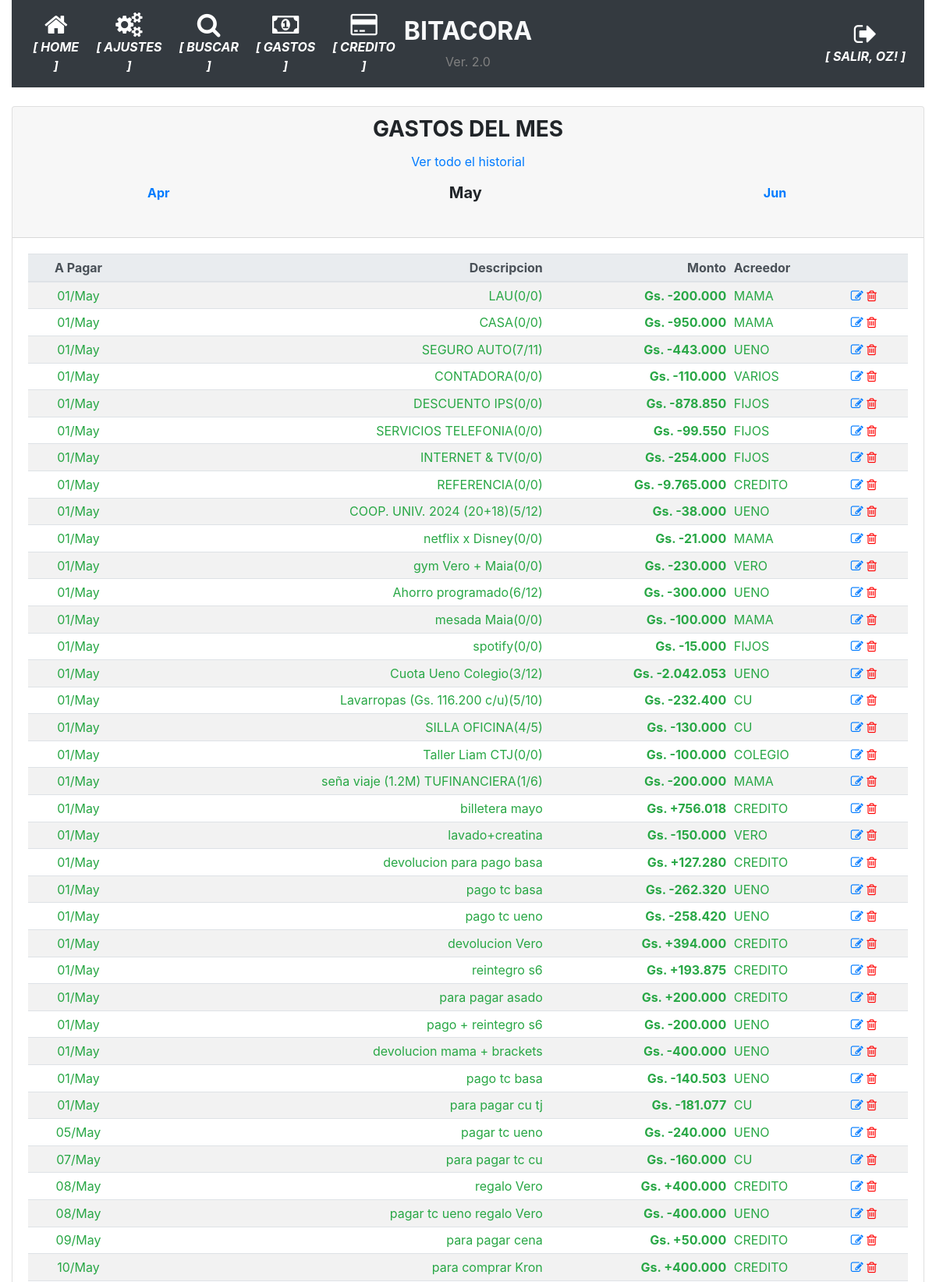
The app's page /historico_gastos_detalle/ (signed in, upper part) with its own data.
### app/models.py (models this page shows, shortened)
class User(UserMixin, db.Model):
    id = db.Column(db.Integer, primary_key=True)
    username = db.Column(db.String(64), index=True, unique=True)
    email = db.Column(db.String(120), index=True, unique=True)
    password_hash = db.Column(db.String(128))
    perfil = db.Column(db.String(128))

class GastosFijos(db.Model):
    __tablename__='gastos_fijos'
    id = db.Column(db.Integer, primary_key=True)
    date = db.Column(db.Date, nullable=False)
    fecha_pagar = db.Column(db.Date, nullable=False)
    descripcion = db.Column(db.String(100), nullable=False)
    monto = db.Column(db.Integer)
    operacion = db.Column(db.Boolean, server_default=u'False')
    pagado = db.Column(db.Boolean, server_default=u'False')
    id_agrupador_gastos = db.Column(db.Integer, db.ForeignKey('agrupador_gastos.id'), nullable=True)
    agrupador_gastos = db.relationship('AgrupadorGastos',backref='agrupador_gastos', foreign_keys=[id_agrupador_gastos])

class AgrupadorGastos(db.Model):
    __tablename__='agrupador_gastos'
    id = db.Column(db.Integer, primary_key=True)
    agrupador = db.Column(db.String(100), nullable=False)

### app/routes.py (the view)
@app.route('/historico_gastos_detalle/', defaults={'periodo':datetime.now().strftime('%Y-%m')}, methods=['GET', 'POST'])
@app.route('/historico_gastos_detalle/<string:periodo>', methods=['GET', 'POST'])
@login_required
def historico_gastos_detalle(periodo):
    date_obj = datetime.strptime(periodo, '%Y-%m')
    fechas={'mes_anterior':date_obj-relativedelta(months=1), 'mes_actual':date_obj, 'mes_siguiente':date_obj+relativedelta(months=1)}
    gastos = GastosFijos.query.filter(func.strftime("%Y-%m", GastosFijos.fecha_pagar)==periodo).order_by(GastosFijos.fecha_pagar, GastosFijos.id).all()
    if not gastos:
        precarga_deudas(periodo)
        gastos = GastosFijos.query.filter(func.strftime("%Y-%m", GastosFijos.fecha_pagar)==periodo).all()
    deuda = deuda_total(gastos)
    credito, pendientes, pagados = calcular_disponibilidad(periodo)#SALARIO_NETO -  deuda
    disponibilidad = credito - pagados
    balance_movimientos, balance_mensual = balance_cuenta()
    return render_template('historico_gastos_detalle.html', periodo=periodo, gastos=gastos, deuda=pagados, disponibilidad=disponibilidad, pendientes=pendientes, fechas=fechas, balance_movimientos=balance_movimientos)

### app/models.py (called while the page is built)
@login.user_loader
def load_user(id):
    return User.query.get(int(id))

### app/utilitarios.py (called while the page is built)
def deuda_total(deudas):
    saldo = 0
    for deuda in deudas:
        if deuda.pagado and deuda.descripcion!='REFERENCIA':
            if not deuda.operacion:
                saldo += deuda.monto
            else:
                saldo -= deuda.monto
    return saldo

### app/templates/historico_gastos_detalle.html (shortened to what this page needs)
{% extends "base.html" %}
{% block main %}
<div class="card">
    <div class="card-header">
        <div class="card-title text-center">
            <h3 class="card-title text-center"><strong>GASTOS DEL MES</strong></h3>
            <a href="{{ url_for('historico_gastos') }}" class="card-link">Ver todo el historial</a>
        </div>
        <div class="card-title text-center">
            <table class="table table-sm table-borderless">
                <td><a href="{{ url_for('historico_gastos_detalle', periodo=fechas.mes_anterior.strftime('%Y-%m')) }}" class="card-link"><strong>{{ fechas.mes_anterior.strftime('%b') }}</strong></a></td>
                <td><h5 class="card-title text-center"><strong>{{ fechas.mes_actual.strftime('%B') }}</strong></h5></td>
                <td><a href="{{ url_for('historico_gastos_detalle', periodo=fechas.mes_siguiente.strftime('%Y-%m')) }}" class="card-link"><strong>{{ fechas.mes_siguiente.strftime('%b') }}</strong></a></td>
            </table>
        </div>
    </div>
    <div class="card-body">
        <div class="table-responsive">
            <table class="table table-striped table-sm">
                <thead class="thead-light">
                    <tr>
                        <th class="card-text text-center">A Pagar</th>
                        <th class="card-text text-right">Descripcion</th>
                        <th class="card-text text-right">Monto</th>
                        <th class="card-text text-left">Acreedor</th>
                        <th></th>
                    </tr>
                </thead>
                <tbody>
                    {% for gasto in gastos %}
                    <tr class="{{ 'text-success' if gasto.pagado else 'text-danger' }}">
                        <td class="card-text text-center">{{ gasto.fecha_pagar.strftime('%d/%b') }}</td>
                        <td class="card-text text-right">{{ gasto.descripcion }}</td>
                        <td class="card-text text-right"><strong>Gs. {{ "+" if gasto.operacion else "-" }}{{ "{:,.0f}".format(gasto.monto).replace(",", ".") }}</strong></td>
                        <td class="card-text text-left">{{ gasto.agrupador_gastos.agrupador }}</td>
                        <td class="align-self-end">
                            <a href="{{ url_for('modificar_gasto', gasto_id=gasto.id) }}"><i class="fa fa-pencil-square-o"></i></a>
                            <a href="{{ url_for('borrar_gasto', gasto_id=gasto.id) }}" style="color:red"><i class="fa fa-trash-o"></i></a>
                        </td>
                    </tr>
                    {% endfor %}
                </tbody>
            </table>
        </div>
    </div>
</div>
{% endblock %}

### app/templates/base.html (shortened to what this page needs)
<!doctype html>
<html lang="en">
  <head>
    <link rel="stylesheet" href="https://stackpath.bootstrapcdn.com/bootstrap/4.5.0/css/bootstrap.min.css"></link>
    <link rel="stylesheet" href="https://maxcdn.bootstrapcdn.com/font-awesome/4.4.0/css/font-awesome.min.css"></link>
  </head>
  <body>
    <div class="container-fluid">
      <nav class="navbar navbar-expand-md navbar-dark bg-dark">
        <div class="navbar-collapse collapse w-100 order-1 order-md-0 dual-collapse2">
            <ul class="navbar-nav mr-auto text-center">
              <li class="nav-item active">
                <a href="{{ url_for('index') }}" class="nav-link d-flex flex-column">
                <i class="fa fa-home fa-2x"></i>
                <span class="d-none d-sm-inline"><i><strong>[ HOME ]</strong></i></span></a>
              </li>
              <li class="nav-item active">
                <a href="{{ url_for('parametrico') }}" class="nav-link d-flex flex-column">
                <i class="fa fa-cogs fa-2x"></i>
                <span class="d-none d-sm-inline"><i><strong>[ AJUSTES ]</strong></i></span></a>
              </li>
              <li class="nav-item active">
                <a href="{{ url_for('busqueda') }}" class="nav-link d-flex flex-column">
                <i class="fa fa-search fa-2x"></i>
                <span class="d-none d-sm-inline"><i><strong>[ BUSCAR ]</strong></i></span></a>
              </li>
              <li class="nav-item active">
                <a href="{{ url_for('historico_gastos_detalle', periodo='') }}" class="nav-link d-flex flex-column">
                <i class="fa fa-money fa-2x"></i>
                <span class="d-none d-sm-inline"><i><strong>[ GASTOS ]</strong></i></span></a>
              </li>
              <li class="nav-item active">
                <a href="{{ url_for('movimientos_mes', mes='') }}" class="nav-link d-flex flex-column">
                <i class="fa fa-credit-card fa-2x"></i>
                <span class="d-none d-sm-inline"><i><strong>[ CREDITO ]</strong></i></span></a>
              </li>
            </ul>
        </div>
        <div class="mx-auto order-0 text-center">
            <h2 class="mx-auto text-light"><strong>BITACORA</strong></h2>
            <span style="color: grey">Ver. 2.0</span>
        </div>
        <div class="navbar-collapse collapse w-100 order-3 dual-collapse2">
            <ul class="navbar-nav ml-auto text-center">
              <li class="nav-item active">
                {% if current_user.is_anonymous %}
                  <a href="{{ url_for('logout') }}" class="nav-link d-flex flex-column">
                  <i class="fa fa-sign-in fa-2x"></i>
                  <span class="d-none d-sm-inline"><i><strong>[ ACCEDER ]</strong></i></span></a>
                {% else %}
                  <a href="{{ url_for('logout') }}" class="nav-link d-flex flex-column">
                  <i class="fa fa-sign-out fa-2x"></i>
                  <span class="d-none d-sm-inline"><i><strong>[ SALIR, {{ current_user.username | upper }}! ]</strong></i></span></a>
                {% endif %}
              </li>
            </ul>
        </div>
    </nav>
    <br>
      <div>
        {% block main %}{% endblock %}
      </div>
    </div>
  </body>
</html>

### records on screen
User: username "OZ"
GastosFijos: fecha_pagar "01/May", descripcion "LAU(0/0)", operacion "-", monto "200.000", agrupador_gastos.agrupador "MAMA"
GastosFijos: fecha_pagar "01/May", descripcion "CASA(0/0)", operacion "-", monto "950.000", agrupador_gastos.agrupador "MAMA"
GastosFijos: fecha_pagar "01/May", descripcion "SEGURO AUTO(7/11)", operacion "-", monto "443.000", agrupador_gastos.agrupador "UENO"
GastosFijos: fecha_pagar "01/May", descripcion "CONTADORA(0/0)", operacion "-", monto "110.000", agrupador_gastos.agrupador "VARIOS"
GastosFijos: fecha_pagar "01/May", descripcion "DESCUENTO IPS(0/0)", operacion "-", monto "878.850", agrupador_gastos.agrupador "FIJOS"
GastosFijos: fecha_pagar "01/May", descripcion "SERVICIOS TELEFONIA(0/0)", operacion "-", monto "99.550", agrupador_gastos.agrupador "FIJOS"
GastosFijos: fecha_pagar "01/May", descripcion "INTERNET & TV(0/0)", operacion "-", monto "254.000", agrupador_gastos.agrupador "FIJOS"
GastosFijos: fecha_pagar "01/May", descripcion "REFERENCIA(0/0)", operacion "-", monto "9.765.000", agrupador_gastos.agrupador "CREDITO"
GastosFijos: fecha_pagar "01/May", descripcion "COOP. UNIV. 2024 (20+18)(5/12)", operacion "-", monto "38.000", agrupador_gastos.agrupador "UENO"
GastosFijos: fecha_pagar "01/May", descripcion "netflix x Disney(0/0)", operacion "-", monto "21.000", agrupador_gastos.agrupador "MAMA"
GastosFijos: fecha_pagar "01/May", descripcion "gym Vero + Maia(0/0)", operacion "-", monto "230.000", agrupador_gastos.agrupador "VERO"
GastosFijos: fecha_pagar "01/May", descripcion "Ahorro programado(6/12)", operacion "-", monto "300.000", agrupador_gastos.agrupador "UENO"
GastosFijos: fecha_pagar "01/May", descripcion "mesada Maia(0/0)", operacion "-", monto "100.000", agrupador_gastos.agrupador "MAMA"
GastosFijos: fecha_pagar "01/May", descripcion "spotify(0/0)", operacion "-", monto "15.000", agrupador_gastos.agrupador "FIJOS"
GastosFijos: fecha_pagar "01/May", descripcion "Cuota Ueno Colegio(3/12)", operacion "-", monto "2.042.053", agrupador_gastos.agrupador "UENO"
GastosFijos: fecha_pagar "01/May", descripcion "Lavarropas (Gs. 116.200 c/u)(5/10)", operacion "-", monto "232.400", agrupador_gastos.agrupador "CU"
GastosFijos: fecha_pagar "01/May", descripcion "SILLA OFICINA(4/5)", operacion "-", monto "130.000", agrupador_gastos.agrupador "CU"
GastosFijos: fecha_pagar "01/May", descripcion "Taller Liam CTJ(0/0)", operacion "-", monto "100.000", agrupador_gastos.agrupador "COLEGIO"
GastosFijos: fecha_pagar "01/May", descripcion "seña viaje (1.2M) TUFINANCIERA(1/6)", operacion "-", monto "200.000", agrupador_gastos.agrupador "MAMA"
GastosFijos: fecha_pagar "01/May", descripcion "billetera mayo", operacion "+", monto "756.018", agrupador_gastos.agrupador "CREDITO"
GastosFijos: fecha_pagar "01/May", descripcion "lavado+creatina", operacion "-", monto "150.000", agrupador_gastos.agrupador "VERO"
GastosFijos: fecha_pagar "01/May", descripcion "devolucion para pago basa", operacion "+", monto "127.280", agrupador_gastos.agrupador "CREDITO"
GastosFijos: fecha_pagar "01/May", descripcion "pago tc basa", operacion "-", monto "262.320", agrupador_gastos.agrupador "UENO"
GastosFijos: fecha_pagar "01/May", descripcion "pago tc ueno", operacion "-", monto "258.420", agrupador_gastos.agrupador "UENO"
GastosFijos: fecha_pagar "01/May", descripcion "devolucion Vero", operacion "+", monto "394.000", agrupador_gastos.agrupador "CREDITO"
GastosFijos: fecha_pagar "01/May", descripcion "reintegro s6", operacion "+", monto "193.875", agrupador_gastos.agrupador "CREDITO"
GastosFijos: fecha_pagar "01/May", descripcion "para pagar asado", operacion "+", monto "200.000", agrupador_gastos.agrupador "CREDITO"
GastosFijos: fecha_pagar "01/May", descripcion "pago + reintegro s6", operacion "-", monto "200.000", agrupador_gastos.agrupador "UENO"
GastosFijos: fecha_pagar "01/May", descripcion "devolucion mama + brackets", operacion "-", monto "400.000", agrupador_gastos.agrupador "UENO"
GastosFijos: fecha_pagar "01/May", descripcion "pago tc basa", operacion "-", monto "140.503", agrupador_gastos.agrupador "UENO"
GastosFijos: fecha_pagar "01/May", descripcion "para pagar cu tj", operacion "-", monto "181.077", agrupador_gastos.agrupador "CU"
GastosFijos: fecha_pagar "05/May", descripcion "pagar tc ueno", operacion "-", monto "240.000", agrupador_gastos.agrupador "UENO"
GastosFijos: fecha_pagar "07/May", descripcion "para pagar tc cu", operacion "-", monto "160.000", agrupador_gastos.agrupador "CU"
GastosFijos: fecha_pagar "08/May", descripcion "regalo Vero", operacion "+", monto "400.000", agrupador_gastos.agrupador "CREDITO"
GastosFijos: fecha_pagar "08/May", descripcion "pagar tc ueno regalo Vero", operacion "-", monto "400.000", agrupador_gastos.agrupador "UENO"
GastosFijos: fecha_pagar "09/May", descripcion "para pagar cena", operacion "+", monto "50.000", agrupador_gastos.agrupador "CREDITO"
GastosFijos: fecha_pagar "10/May", descripcion "para comprar Kron", operacion "+", monto "400.000", agrupador_gastos.agrupador "CREDITO"

### other values on screen
{{ fechas.mes_anterior.strftime('%b') }} "Apr"
{{ fechas.mes_actual.strftime('%B') }} "May"
{{ fechas.mes_siguiente.strftime('%b') }} "Jun"
